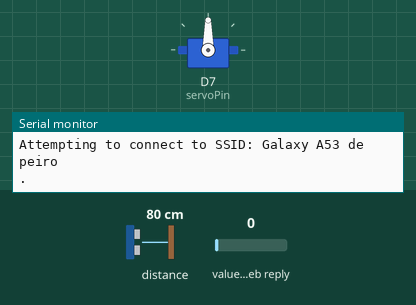
This sketch was run on a simulated ESP8266 (NodeMCU). On the bench: servo, the last lines printed to the serial monitor. The inputs (shaded band) are chosen by the test bench; at power-on: distance to the obstacle 80 cm, value in the web reply 0. The echo pulse lasts 58.3 µs per cm; WiFi joins after 1.5 s; servers stay silent unless stated; web services answer with replies made up by the test bench.

Above: at 0.1 s.
At 5.4 s:
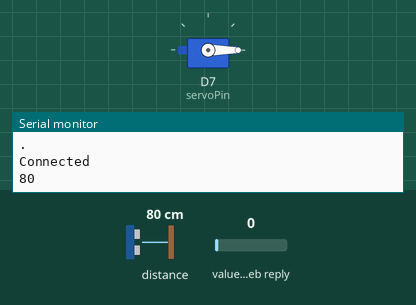
Timing chart, 0 to 6.9 s (numbered marks = the images above):
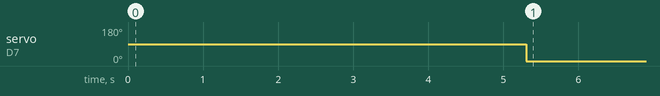

The sketch:

ReadField_test_16Dic23.ino
```cpp
// (licence header left out)
// ELIMINAR EL DELAY Y USAR LA FUNCION MILLIS()

#include <ESP8266WiFi.h>
#include "secrets.h"
#include "ThingSpeak.h" // always include thingspeak header file after other header files and custom macros
#include <Servo.h>


char ssid[] = SECRET_SSID;   // your network SSID (name)
char pass[] = SECRET_PASS;   // your network password
int keyIndex = 0;            // your network key Index number (needed only for WEP)
WiFiClient  client;

int servoPin = D7;
//pines del sensor
int TRIG = D5;
int ECHO = D3;
//variables que necesita el sensor
int duracion, distancia;
Servo miServo;


//channel details
unsigned long channelNumber = SECRET_CH_ID;
//actuador
const char * myReadAPIKey = SECRET_READ_APIKEY;
//sensor
const char * myWriteAPIKey = SECRET_WRITE_APIKEY;
// definir los campos
unsigned int campoServo = 1;


unsigned long tiempo1, tiempo2;
unsigned long tx = 0, ty = 0;


void setup() {
  //pin del servo
  miServo.attach(servoPin);
  //pines del sensor
  pinMode(TRIG, OUTPUT);
  pinMode(ECHO, INPUT);

  Serial.begin(115200);  // Initialize serial
  while (!Serial) {
    ; // wait for serial port to connect. Needed for Leonardo native USB port only
  }

  WiFi.mode(WIFI_STA);
  ThingSpeak.begin(client);  // Initialize ThingSpeak
}

void loop() {

  int statusCode = 0;

  tiempo1 = millis();
  tiempo2 = millis();

  // Connect or reconnect to WiFi
  if(WiFi.status() != WL_CONNECTED){
    Serial.print("Attempting to connect to SSID: ");
    Serial.println(SECRET_SSID);
    while(WiFi.status() != WL_CONNECTED){
      WiFi.begin(ssid, pass); // Connect to WPA/WPA2 network. Change this line if using open or WEP network
      Serial.print(".");
      delay(5000);
    }
    Serial.println("\nConnected");
  }


  //Desde TS al arduino, y del arduino al servo motor

  // Read in field 1
  long valorServo = ThingSpeak.readLongField(channelNumber, campoServo, myReadAPIKey);

  // Check the status of the read operation to see if it was successful
  statusCode = ThingSpeak.getLastReadStatus();
  if(statusCode == 200){
    //Serial.println("hola, si está entrando al if, y el valor del servo es: " + String(valorServo));
    if (valorServo == 1){
      //Serial.println("A este igual uwu, y si logra entrar acá es problema de TS: "+ String(valorServo));
      miServo.write(180);
    }else{
      //Serial.println("También entra a esta opción: " + String(valorServo));
      miServo.write(0);
    }
  }else{
    Serial.println("HOLA Actuador Problem reading channel. HTTP error code " + String(statusCode));
  }


   //Desde el sensor al arduino y del arduino a TS


   digitalWrite(TRIG, LOW);
   delayMicroseconds(2);
   digitalWrite(TRIG, HIGH);
   delayMicroseconds(10);
   digitalWrite(TRIG, LOW);
   duracion = pulseIn(ECHO, HIGH);
   distancia = (duracion/2)/29;
   Serial.println(distancia);

   int x = ThingSpeak.writeField(channelNumber, 2, distancia, myWriteAPIKey);
   if(x == 200){
     Serial.println("HOLA Sensor Channel update successful." + String(x));
   }else{
     Serial.println("HOLA Sensor Problem updating channel. HTTP error code " + String(x));
   }


  delay(2000); // No need to read the counter too often.

}
```

secrets.h
```cpp
// Use this file to store all of the private credentials
// and connection details

#define SECRET_SSID "Galaxy A53 de peiro"		// replace MySSID with your WiFi network name
#define SECRET_PASS "1234567899"	// replace MyPassword with your WiFi password

#define SECRET_CH_ID 2383483			//Test channel for counting
#define SECRET_READ_APIKEY "CZWGMFOUVMBZO0UK"	//API Key for Test channel
#define SECRET_WRITE_APIKEY "0G836HYCYGK2RCHS"   // replace XYZ with your channel write API Key
```

Measured:
- by itself, servo on D7 (servoPin): 90° → 0° at 5.3 s
